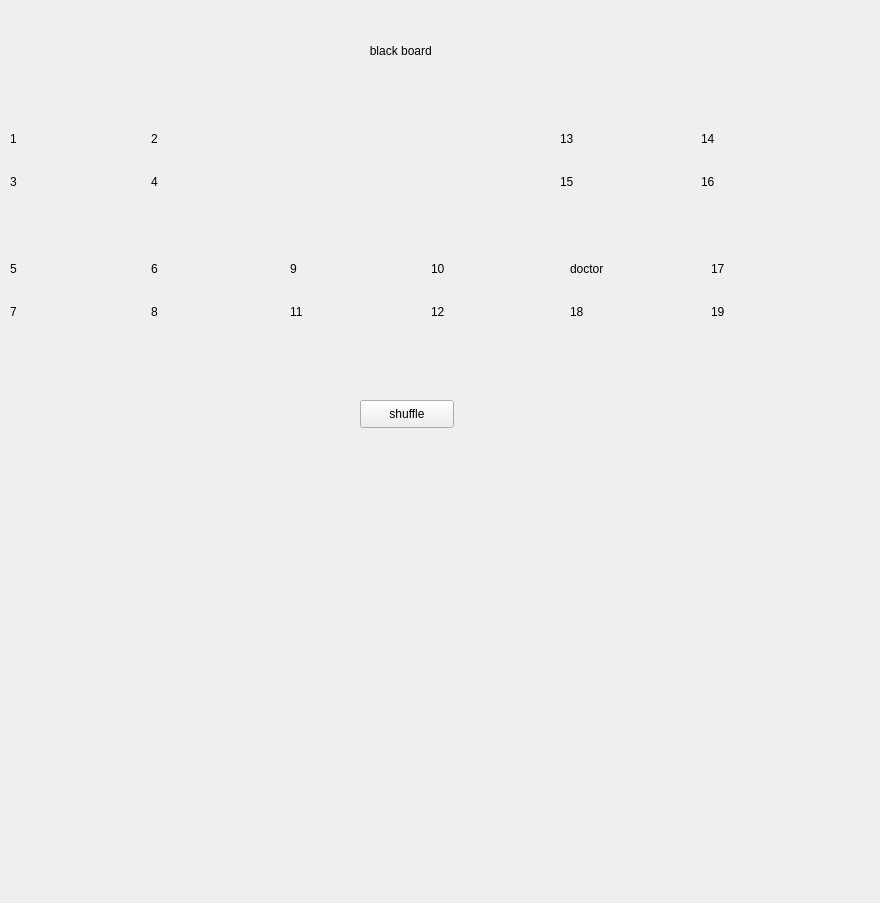
<?xml version="1.0" encoding="UTF-8"?>
<ui version="4.0">
 <class>Form</class>
 <widget class="QWidget" name="Form">
  <property name="geometry">
   <rect>
    <x>0</x>
    <y>0</y>
    <width>880</width>
    <height>903</height>
   </rect>
  </property>
  <property name="windowTitle">
   <string>Form</string>
  </property>
  <widget class="QWidget" name="gridLayoutWidget">
   <property name="geometry">
    <rect>
     <x>10</x>
     <y>120</y>
     <width>276</width>
     <height>80</height>
    </rect>
   </property>
   <layout class="QGridLayout" name="gridLayout">
    <item row="0" column="0">
     <layout class="QHBoxLayout" name="horizontalLayout_3">
      <item>
       <widget class="QLabel" name="label_1">
        <property name="text">
         <string>1</string>
        </property>
       </widget>
      </item>
      <item>
       <widget class="QLabel" name="label_2">
        <property name="text">
         <string>2</string>
        </property>
       </widget>
      </item>
     </layout>
    </item>
    <item row="1" column="0">
     <layout class="QHBoxLayout" name="horizontalLayout_4">
      <item>
       <widget class="QLabel" name="label_3">
        <property name="text">
         <string>3</string>
        </property>
       </widget>
      </item>
      <item>
       <widget class="QLabel" name="label_4">
        <property name="text">
         <string>4</string>
        </property>
       </widget>
      </item>
     </layout>
    </item>
   </layout>
  </widget>
  <widget class="QWidget" name="gridLayoutWidget_2">
   <property name="geometry">
    <rect>
     <x>10</x>
     <y>250</y>
     <width>276</width>
     <height>80</height>
    </rect>
   </property>
   <layout class="QGridLayout" name="gridLayout_2">
    <item row="0" column="0">
     <layout class="QHBoxLayout" name="horizontalLayout_5">
      <item>
       <widget class="QLabel" name="label_5">
        <property name="text">
         <string>5</string>
        </property>
       </widget>
      </item>
      <item>
       <widget class="QLabel" name="label_6">
        <property name="text">
         <string>6</string>
        </property>
       </widget>
      </item>
     </layout>
    </item>
    <item row="1" column="0">
     <layout class="QHBoxLayout" name="horizontalLayout_6">
      <item>
       <widget class="QLabel" name="label_7">
        <property name="text">
         <string>7</string>
        </property>
       </widget>
      </item>
      <item>
       <widget class="QLabel" name="label_8">
        <property name="text">
         <string>8</string>
        </property>
       </widget>
      </item>
     </layout>
    </item>
   </layout>
  </widget>
  <widget class="QWidget" name="gridLayoutWidget_3">
   <property name="geometry">
    <rect>
     <x>560</x>
     <y>120</y>
     <width>276</width>
     <height>80</height>
    </rect>
   </property>
   <layout class="QGridLayout" name="gridLayout_3">
    <item row="0" column="0">
     <layout class="QHBoxLayout" name="horizontalLayout_7">
      <item>
       <widget class="QLabel" name="label_13">
        <property name="text">
         <string>13</string>
        </property>
       </widget>
      </item>
      <item>
       <widget class="QLabel" name="label_14">
        <property name="text">
         <string>14</string>
        </property>
       </widget>
      </item>
     </layout>
    </item>
    <item row="1" column="0">
     <layout class="QHBoxLayout" name="horizontalLayout_8">
      <item>
       <widget class="QLabel" name="label_15">
        <property name="text">
         <string>15</string>
        </property>
       </widget>
      </item>
      <item>
       <widget class="QLabel" name="label_16">
        <property name="text">
         <string>16</string>
        </property>
       </widget>
      </item>
     </layout>
    </item>
   </layout>
  </widget>
  <widget class="QWidget" name="gridLayoutWidget_4">
   <property name="geometry">
    <rect>
     <x>570</x>
     <y>250</y>
     <width>276</width>
     <height>80</height>
    </rect>
   </property>
   <layout class="QGridLayout" name="gridLayout_4">
    <item row="0" column="0">
     <layout class="QHBoxLayout" name="horizontalLayout_9">
      <item>
       <widget class="QLabel" name="doctor">
        <property name="text">
         <string>doctor</string>
        </property>
       </widget>
      </item>
      <item>
       <widget class="QLabel" name="label_17">
        <property name="text">
         <string>17</string>
        </property>
       </widget>
      </item>
     </layout>
    </item>
    <item row="1" column="0">
     <layout class="QHBoxLayout" name="horizontalLayout_10">
      <item>
       <widget class="QLabel" name="label_18">
        <property name="text">
         <string>18</string>
        </property>
       </widget>
      </item>
      <item>
       <widget class="QLabel" name="label_19">
        <property name="text">
         <string>19</string>
        </property>
       </widget>
      </item>
     </layout>
    </item>
   </layout>
  </widget>
  <widget class="QWidget" name="gridLayoutWidget_5">
   <property name="geometry">
    <rect>
     <x>290</x>
     <y>250</y>
     <width>276</width>
     <height>80</height>
    </rect>
   </property>
   <layout class="QGridLayout" name="gridLayout_5">
    <item row="0" column="0">
     <layout class="QHBoxLayout" name="horizontalLayout_11">
      <item>
       <widget class="QLabel" name="label_9">
        <property name="text">
         <string>9</string>
        </property>
       </widget>
      </item>
      <item>
       <widget class="QLabel" name="label_10">
        <property name="text">
         <string>10</string>
        </property>
       </widget>
      </item>
     </layout>
    </item>
    <item row="1" column="0">
     <layout class="QHBoxLayout" name="horizontalLayout_12">
      <item>
       <widget class="QLabel" name="label_11">
        <property name="text">
         <string>11</string>
        </property>
       </widget>
      </item>
      <item>
       <widget class="QLabel" name="label_12">
        <property name="text">
         <string>12</string>
        </property>
       </widget>
      </item>
     </layout>
    </item>
   </layout>
  </widget>
  <widget class="QPushButton" name="button_shuffle">
   <property name="geometry">
    <rect>
     <x>360</x>
     <y>400</y>
     <width>94</width>
     <height>28</height>
    </rect>
   </property>
   <property name="text">
    <string>shuffle</string>
   </property>
  </widget>
  <widget class="QLabel" name="label_board">
   <property name="geometry">
    <rect>
     <x>230</x>
     <y>20</y>
     <width>381</width>
     <height>61</height>
    </rect>
   </property>
   <property name="text">
    <string>                                          black board</string>
   </property>
  </widget>
 </widget>
 <resources/>
 <connections/>
</ui>
